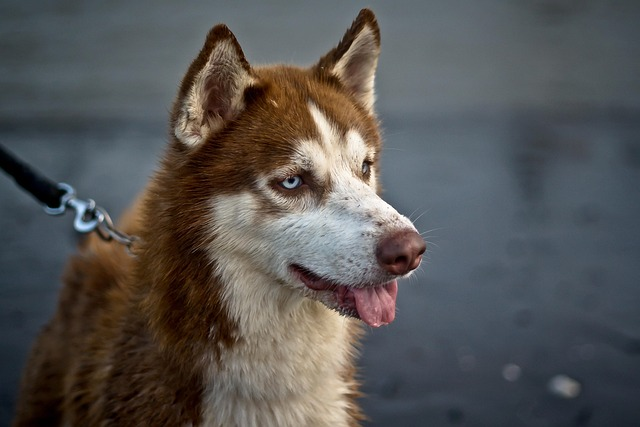
#> input picture img.jpg, 640 x 427 px
$ jupyter execute '8. OpenCV_나도코딩-(이미지 대칭).ipynb'
#> lines starting #> are read from the running program, lines starting #| are printed output that depends on the picture
# 8. 이미지 대칭 cv2.flip()
1. flipCode > 0 : 좌우대칭
1. flipCode == 0 : 상하대칭
1. flipCode < 0 : 상하좌우대칭

## 좌우 대칭

[cell 1]
import cv2

img = cv2.imread('img.jpg')
#> img is the input picture: shape (427, 640, 3); mean B, G, R 84, 85, 86.4
flip_hor = cv2.flip(img, 1) # flipCode > 0, 좌우 대칭!
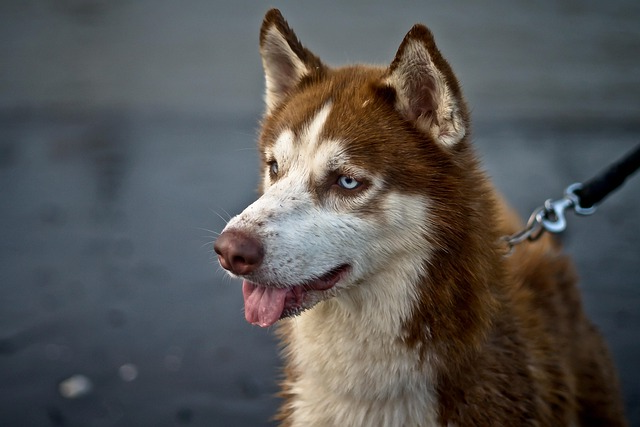
#> flip_hor: shape (427, 640, 3); mean B, G, R 84, 85, 86.4

cv2.imshow('img', flip_hor)
cv2.waitKey(0)
cv2.destroyAllWindows()

## 상하대칭

[cell 2]
import cv2

img = cv2.imread('img.jpg')
flip_hor = cv2.flip(img, 0) # flipCode == 0, 상하 대칭!
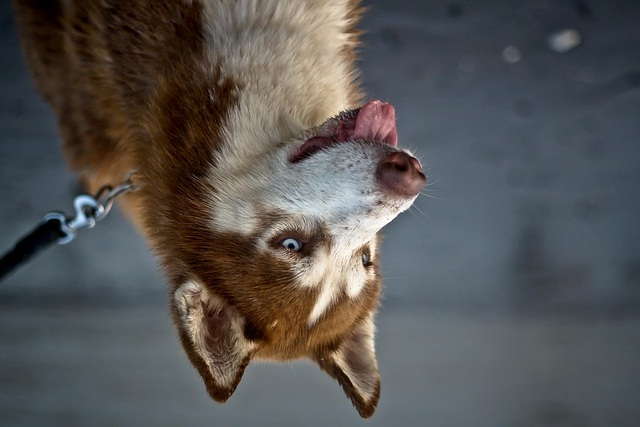
#> flip_hor: shape (427, 640, 3); mean B, G, R 84, 85, 86.4

cv2.imshow('img', flip_hor)
cv2.waitKey(0)
cv2.destroyAllWindows()

## 상하좌우대칭

[cell 3]
import cv2

img = cv2.imread('img.jpg')
flip_hor = cv2.flip(img, -1) # flipCode < 0, 상하좌우 대칭!
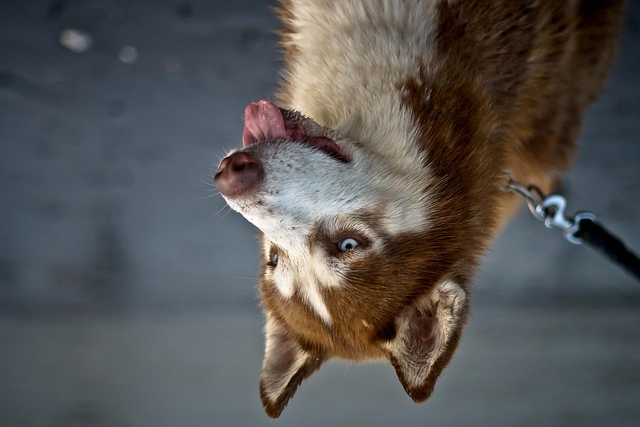
#> flip_hor: shape (427, 640, 3); mean B, G, R 84, 85, 86.4

cv2.imshow('img', flip_hor)
cv2.waitKey(0)
cv2.destroyAllWindows()

$ run again, with book.jpg copied over img.jpg
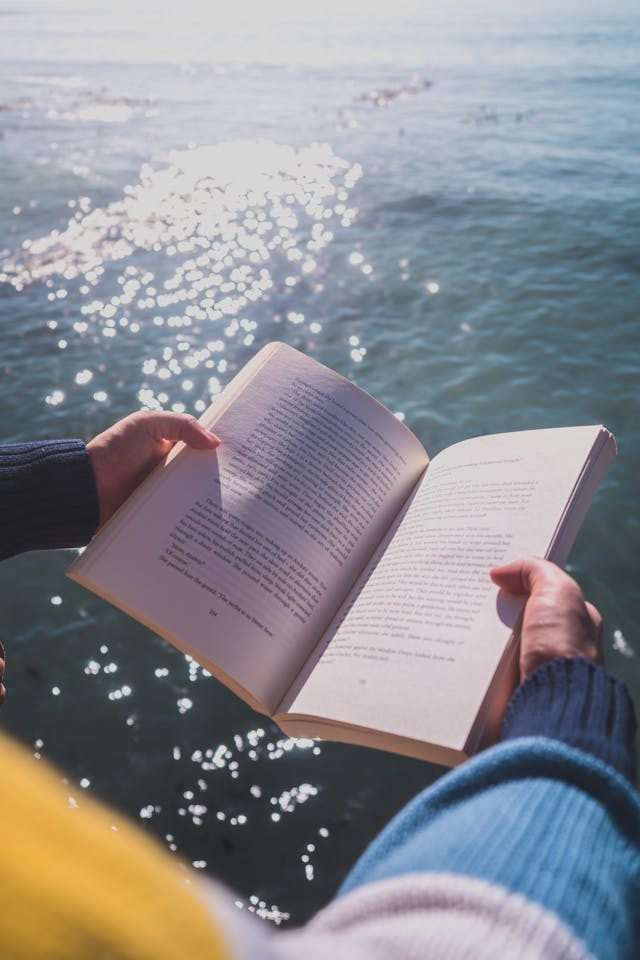
#> input picture book.jpg, 640 x 960 px
#> img is the input picture: shape (960, 640, 3); mean B, G, R 145.7, 139.8, 139.5
#> `flip_hor = cv2.flip(img, 0)`:
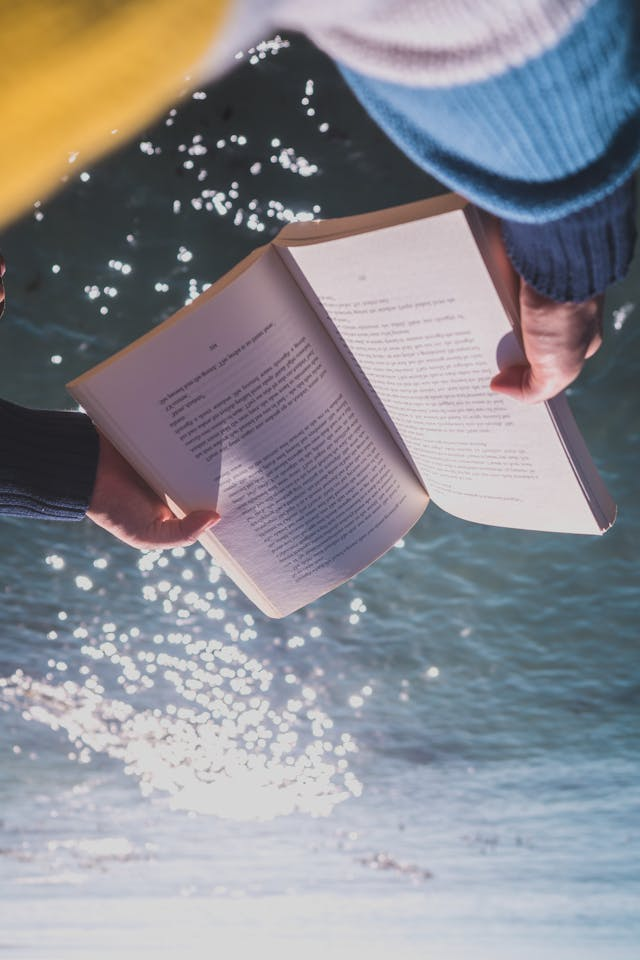
#> flip_hor: shape (960, 640, 3); mean B, G, R 145.7, 139.8, 139.5
#> `flip_hor = cv2.flip(img, -1)`:
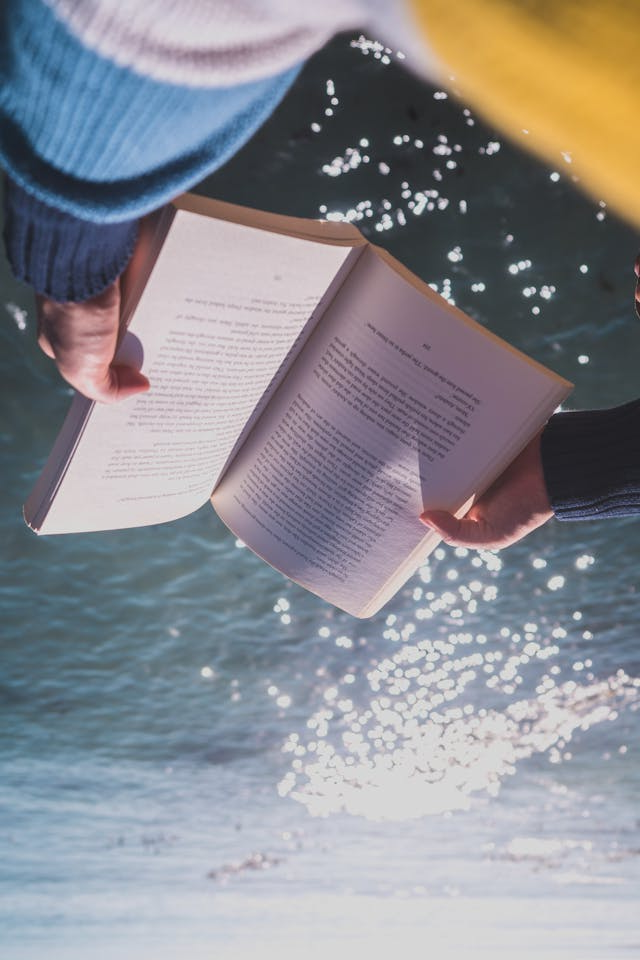
#> flip_hor: shape (960, 640, 3); mean B, G, R 145.7, 139.8, 139.5
